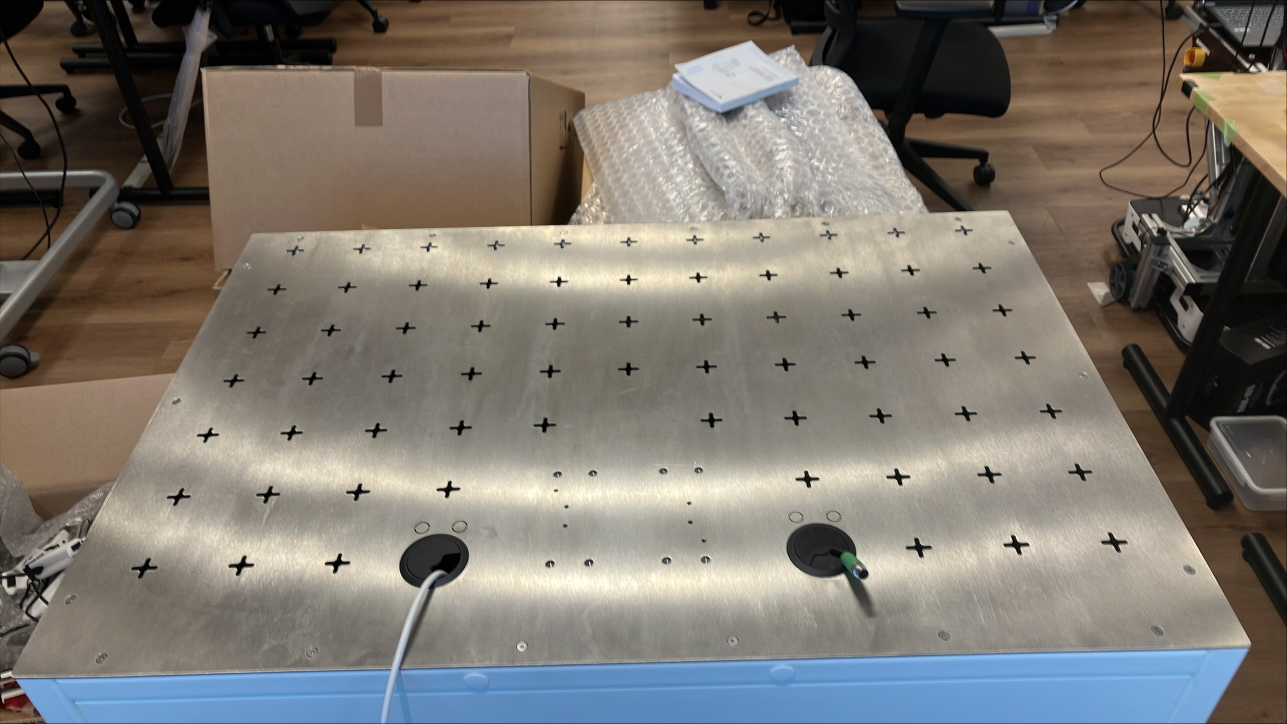
#> input picture assets/franka_dual/assets/franka_dual_base.jpeg, 2573 x 1448 px (shown at 1/2 size)
$ jupyter execute homography.ipynb
#> lines starting #> are read from the running program, lines starting #| are printed output that depends on the picture
[cell 1]
import cv2
import matplotlib.pyplot as plt
import numpy as np

[cell 2]
# img_file = "./assets/mobile_aloha/assets/cardboard_raw.jpeg"
# img_file = "./assets/mobile_aloha/assets/tabletop_raw.jpeg"
# img_file = "./assets/mobile_aloha/assets/cardboard_1x.jpg"
img_file = "./assets/franka_dual/assets/franka_dual_base.jpeg"

[cell 3]
img = cv2.imread(img_file)
#> img is the input picture: shape (1448, 2573, 3); mean B, G, R 112.9, 120.2, 125.2
img.shape
#> Out = (1448, 2573, 3)

[cell 4]
plt.imshow(img)

[cell 5]
# [13 lines of commented-out code are left out]
pts1 = np.array([(25, 1346), (505, 468), (2014, 421), (2501, 1287)], dtype=np.float32)
pts2 = np.array([(0, 0), (0, 780), (1160, 780), (1160, 0)], dtype=np.float32)

[cell 6]
plt.imshow(img)

for i, pt in enumerate(pts1):
    print (pt)
    plt.scatter([pt[0]], [pt[1]], label=i)
plt.legend()
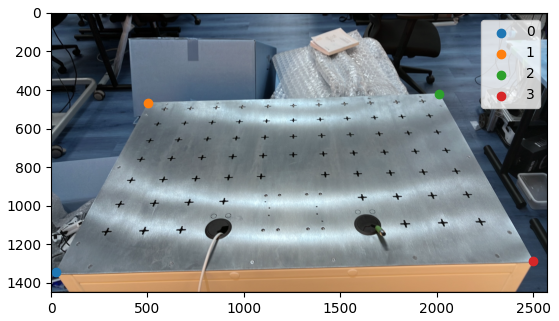
#> figure drawn by matplotlib, 1 panel; B, G, R data is drawn as R, G, B

[cell 7]
# 射影行列の取得
M = cv2.getPerspectiveTransform(pts1, pts2)
np.set_printoptions(precision=5, suppress=True)
print (M)

[cell 8]
w2, h2 = pts2.max(axis=0).astype(int)
img2 = cv2.warpPerspective(img.copy(), M, (w2,h2) )
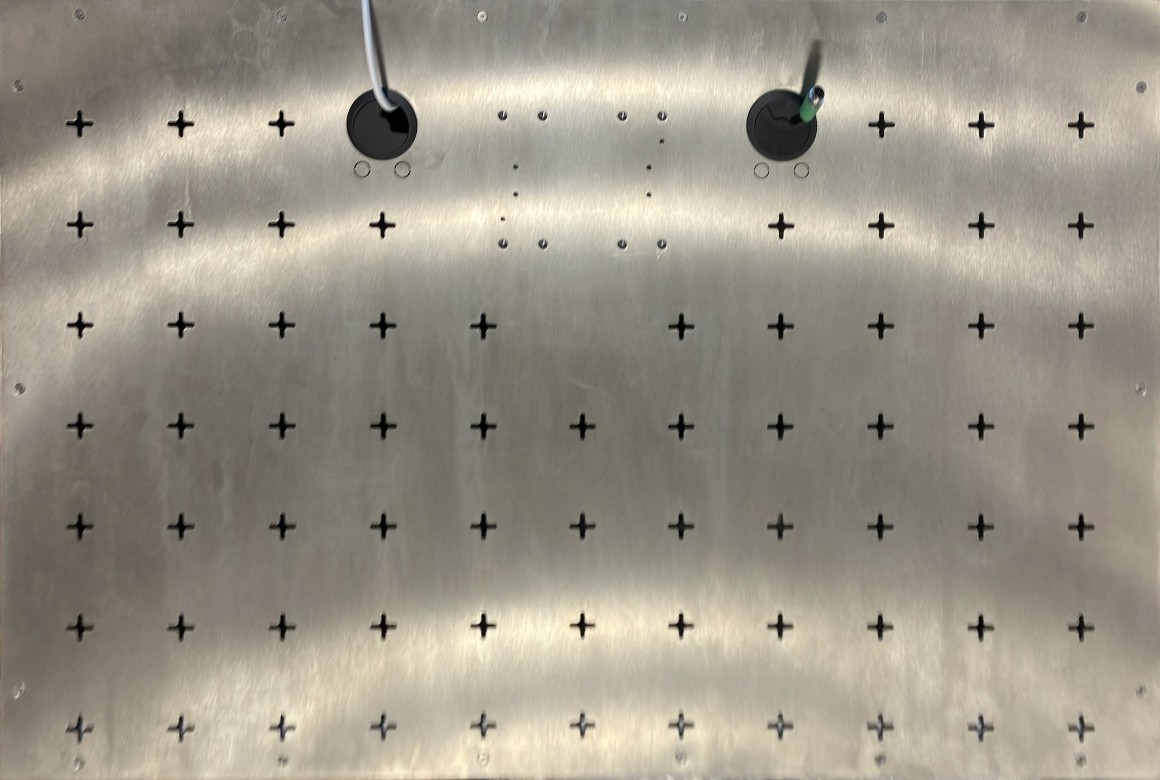
#> img2: shape (780, 1160, 3); mean B, G, R 136.8, 149.9, 155.9

# 結果表示
fig = plt.figure(figsize=(8,8))
fig.add_subplot(1,2,1).imshow(img)
fig.add_subplot(1,2,2).imshow(img2)
plt.show()
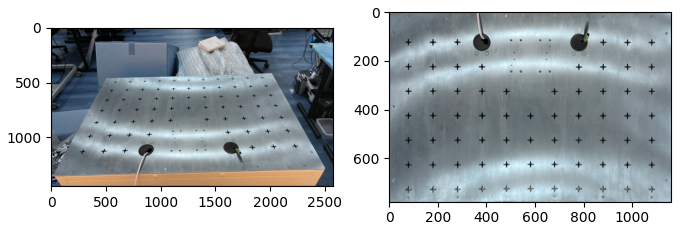
#> figure drawn by matplotlib, 2 panels; B, G, R data is drawn as R, G, B

[cell 9]
# img_resize = cv2.resize(img, (1024, 1024))
# img_resize.shape

[cell 10]
cv2.imwrite("./assets/mobile_aloha/assets/franka_dual_base_homography.png", img2[::-1])
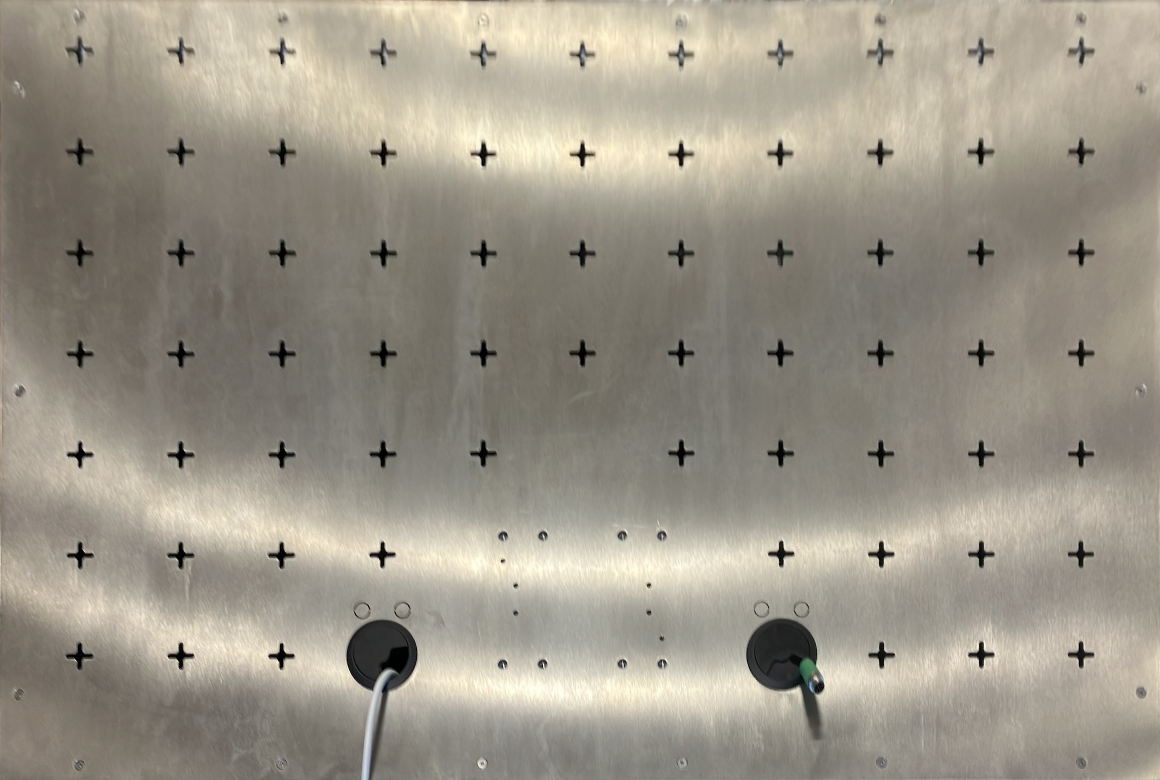
#> saved as franka_dual_base_homography.png: shape (780, 1160, 3); mean B, G, R 136.8, 149.9, 155.9
#> Out = True

$ run again, with assets/mobile_aloha/assets/tabletop_raw.jpeg copied over assets/franka_dual/assets/franka_dual_base.jpeg
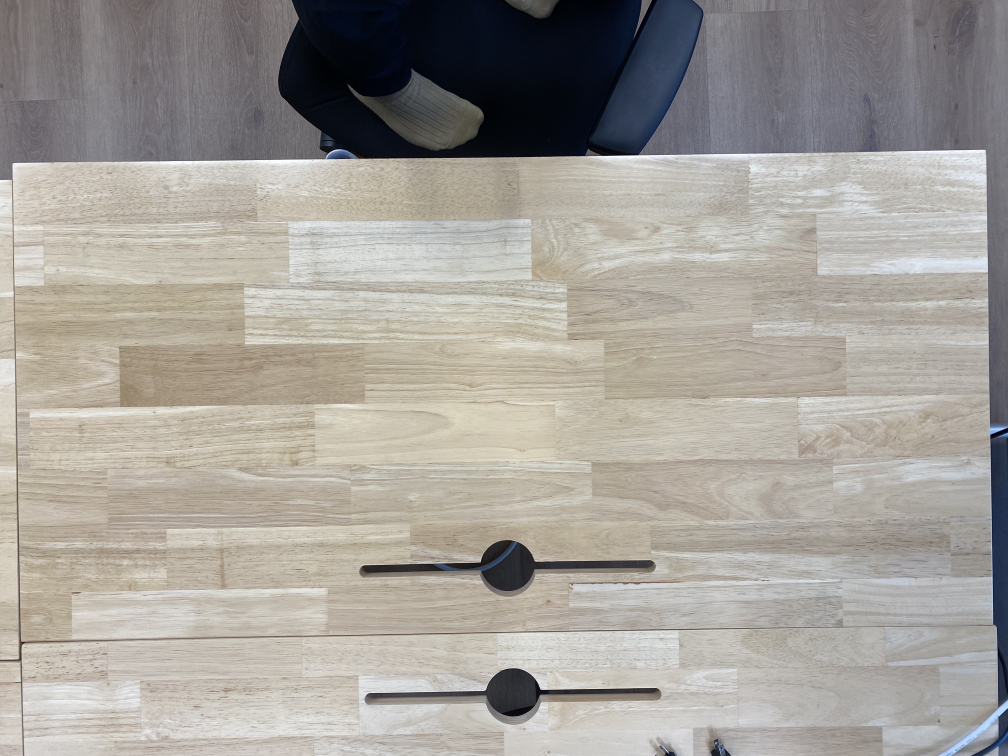
#> input picture assets/mobile_aloha/assets/tabletop_raw.jpeg, 4032 x 3024 px (shown at 1/4 size)
#> img is the input picture: shape (3024, 4032, 3); mean B, G, R 153.3, 159.4, 163.5
#> `img2 = cv2.warpPerspective(img.copy(), M, (w2,h2) )`:
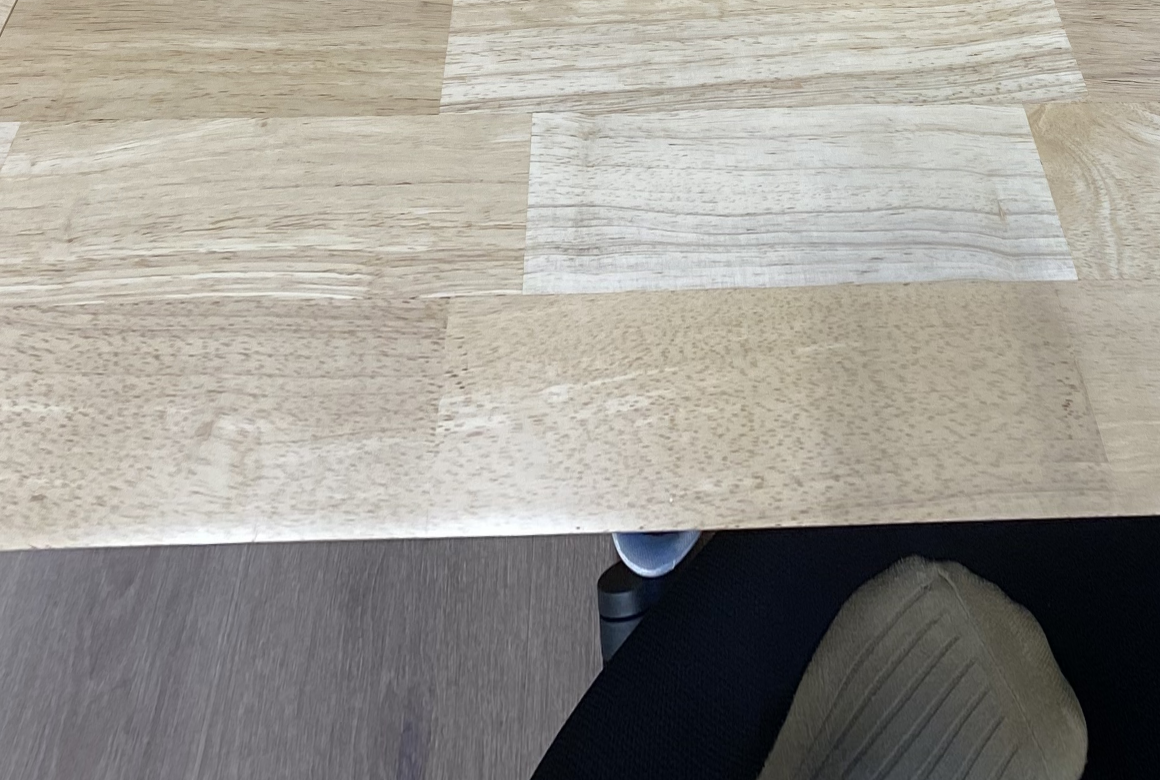
#> img2: shape (780, 1160, 3); mean B, G, R 144.8, 151.6, 154.9
#> `cv2.imwrite("./assets/mobile_aloha/assets/franka_dual_base_homography...`:
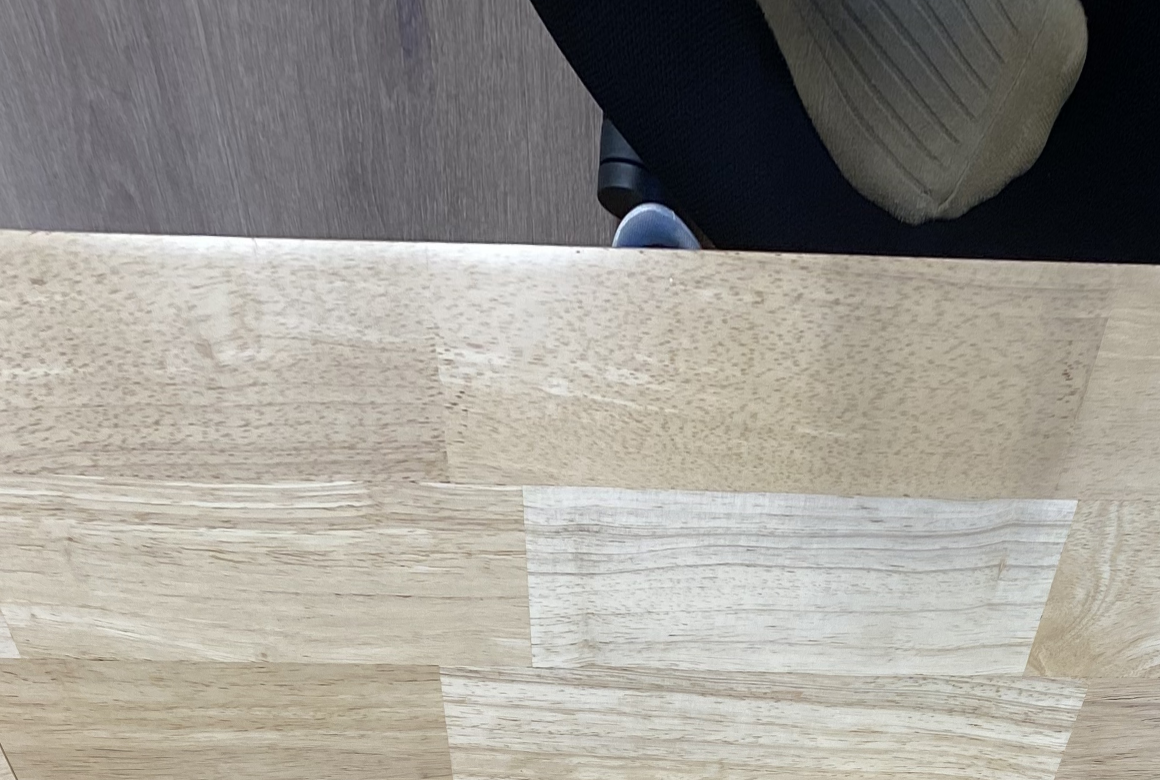
#> saved as franka_dual_base_homography.png: shape (780, 1160, 3); mean B, G, R 144.8, 151.6, 154.9
#> `cv2.imwrite("./assets/mobile_aloha/assets/franka_dual_base_homography...`: Out = True

$ run again, with assets/franka_dual/one_x/assets/cardboard_1x.jpg copied over assets/franka_dual/assets/franka_dual_base.jpeg
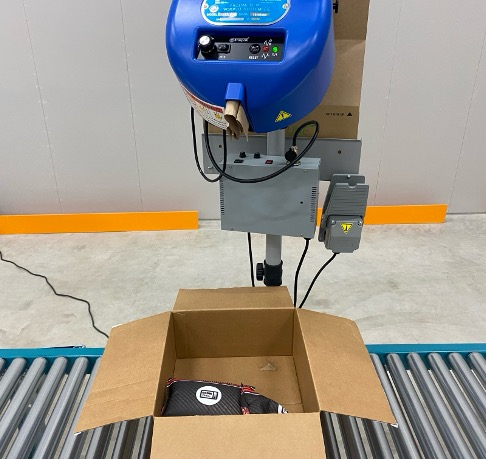
#> input picture assets/franka_dual/one_x/assets/cardboard_1x.jpg, 486 x 459 px
#> img is the input picture: shape (459, 486, 3); mean B, G, R 142.1, 150.7, 155.8
#> `[cell 6] plt.imshow(img)  for i, pt in enumerate(pts1): print (pt) plt..`:
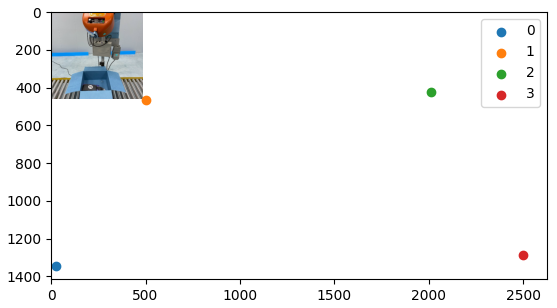
#> figure drawn by matplotlib, 1 panel; B, G, R data is drawn as R, G, B
#> img2: shape (780, 1160, 3); every value is 0
#> `plt.show()`:
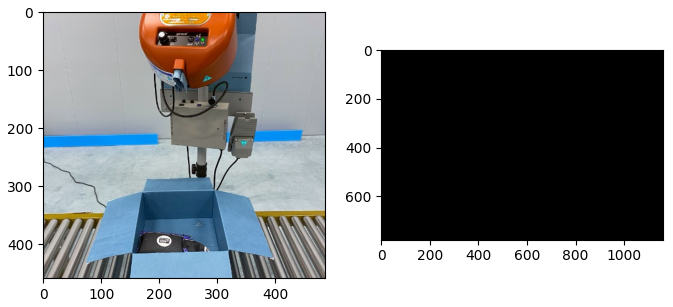
#> figure drawn by matplotlib, 2 panels; B, G, R data is drawn as R, G, B
#> `cv2.imwrite("./assets/mobile_aloha/assets/franka_dual_base_homography...`: Out = True
